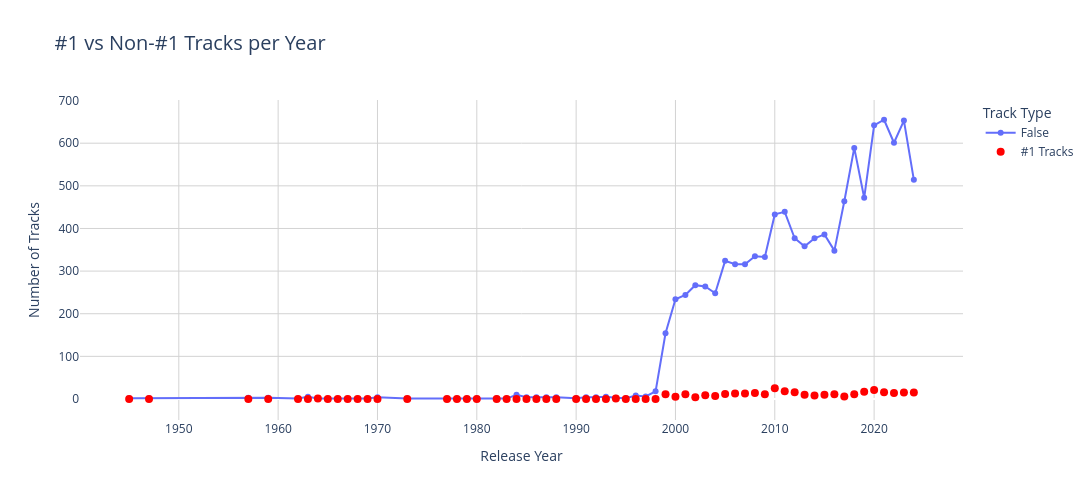

The code cell stored with this chart in its notebook:
### Markdown cell above
#### **Visual:** #1 vs Non-#1 Tracks Per Year

This interactive line chart illustrates the **annual distribution of #1 hits versus non-#1 tracks**:  

- The **line** shows the number of tracks that never reached #1 each year (Non-#1).  
- **Red markers** highlight tracks that **peaked at #1**.  
- Hover over points to see the exact counts for each year.  
- Highlights how **#1 hits are rare** compared to the many tracks that achieve moderate chart success, forming the pool for hidden longevity champions.  
- Shows trends across **pre-streaming (2000–2014)** and **streaming (2015–2024)** eras.

### Code cell
# Prepare data
df_1_vs_non1 = num_1_vs_non1_per_year.reset_index()

# Line chart: #1 vs Non-#1 tracks per year
fig = px.line(
    df_1_vs_non1,
    x='release_year',
    y=[False],            # False = Non-#1, True = #1 hits
    labels={
        'value': 'Number of Tracks',
        'release_year': 'Release Year',
        'variable': 'Track Type'
    },
    title='#1 vs Non-#1 Tracks per Year',
    markers=True                # show points
)

# Add #1 tracks as dots only
fig.add_scatter(
    x=df_1_vs_non1['release_year'],
    y=df_1_vs_non1[True],       # #1 tracks
    mode='markers',             # only dots
    name='#1 Tracks',
    marker=dict(color='red', size=8)
)

# Update layout for size and appearance
fig.update_layout(
    width=1200,
    height=500,
    plot_bgcolor='white',       # chart area background
    paper_bgcolor='white',      # entire figure background
    title_font_size=20,
    xaxis=dict(showgrid=True, gridcolor='lightgray'),
    yaxis=dict(showgrid=True, gridcolor='lightgray'),  # linear scale
    legend_title_text='Track Type'
)

# Show chart
fig.show()

### Figure 1 — Plotly figure (JSON) as saved in the notebook; plotly's stock layout.template omitted (floating-point values rounded to 4 significant figures)
{"data": [{"hovertemplate": "Track Type=False<br>Release Year=%{x}<br>Number of Tracks=%{y}<extra></extra>", "legendgroup": "False", "line": {"color": "#636efa", "dash": "solid"}, "marker": {"symbol": "circle"}, "mode": "lines+markers", "name": "False", "orientation": "v", "showlegend": true, "type": "scatter", "x": [1945, 1947, 1957, 1959, 1962, 1963, 1964, 1965, 1966, 1967, 1968, 1969, 1970, 1973, 1977, 1978, 1979, 1980, 1982, 1983, 1984, 1985, 1986, 1987, 1988, 1990, 1991, 1992, 1993, 1994, 1995, 1996, 1997, 1998, 1999, 2000, 2001, 2002, 2003, 2004, 2005, 2006, 2007, 2008, 2009, 2010, 2011, 2012, 2013, 2014, 2015, 2016, 2017, 2018, 2019, 2020, 2021, 2022, 2023, 2024], "xaxis": "x", "y": [2, 2, 3, 3, 1, 5, 1, 1, 1, 1, 1, 1, 4, 1, 1, 1, 1, 2, 2, 1, 10, 4, 4, 4, 4, 2, 4, 4, 5, 3, 2, 8, 6, 18, 154, 234, 244, 267, 264, 248, 324, 316, 316, 335, 333, 433, 439, 377, 358, 377, 386, 348, 464, 589, 472, 642, 655, 601, 653, 514], "yaxis": "y"}, {"marker": {"color": "red", "size": 8}, "mode": "markers", "name": "#1 Tracks", "type": "scatter", "x": [1945, 1947, 1957, 1959, 1962, 1963, 1964, 1965, 1966, 1967, 1968, 1969, 1970, 1973, 1977, 1978, 1979, 1980, 1982, 1983, 1984, 1985, 1986, 1987, 1988, 1990, 1991, 1992, 1993, 1994, 1995, 1996, 1997, 1998, 1999, 2000, 2001, 2002, 2003, 2004, 2005, 2006, 2007, 2008, 2009, 2010, 2011, 2012, 2013, 2014, 2015, 2016, 2017, 2018, 2019, 2020, 2021, 2022, 2023, 2024], "y": [0, 0, 0, 0, 0, 0, 1, 0, 0, 0, 0, 0, 0, 0, 0, 0, 0, 0, 0, 0, 0, 0, 0, 0, 0, 0, 0, 0, 0, 1, 0, 0, 0, 0, 11, 5, 11, 4, 9, 7, 12, 13, 13, 14, 11, 25, 18, 16, 10, 8, 10, 11, 6, 11, 17, 21, 16, 14, 15, 15]}], "layout": {"height": 500, "legend": {"title": {"text": "Track Type"}, "tracegroupgap": 0}, "paper_bgcolor": "white", "plot_bgcolor": "white", "title": {"font": {"size": 20}, "text": "#1 vs Non-#1 Tracks per Year"}, "width": 1200, "xaxis": {"anchor": "y", "domain": [0, 1], "gridcolor": "lightgray", "showgrid": true, "title": {"text": "Release Year"}}, "yaxis": {"anchor": "x", "domain": [0, 1], "gridcolor": "lightgray", "showgrid": true, "title": {"text": "Number of Tracks"}}}}
